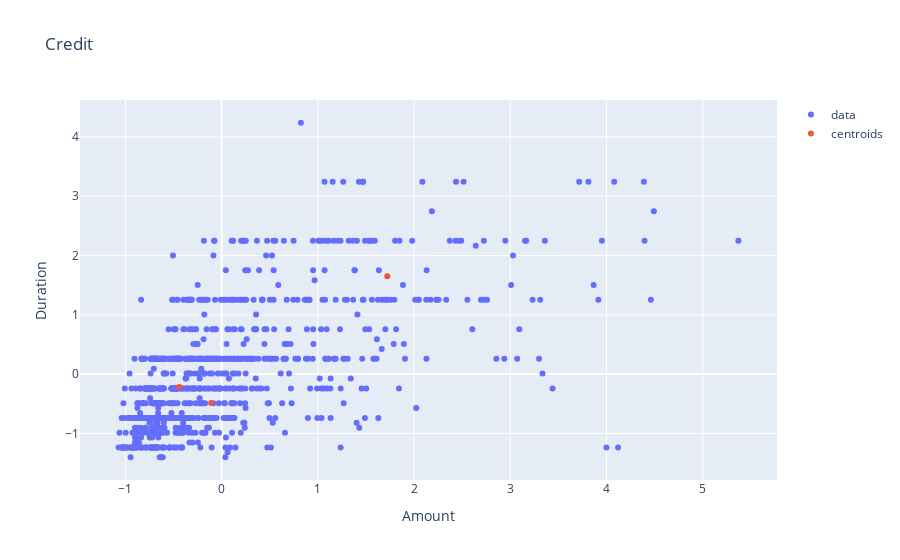

The code cell stored with this chart in its notebook:
### Code cell
import plotly.graph_objects as go

fig = go.Figure()

fig.add_trace(go.Scatter(
    x=X['_amount'], 
    y=X['_duration'],
    mode='markers',
    name='data'
))

fig.add_trace(go.Scatter(
    x=centroids['_amount'], 
    y=centroids['_duration'],
    mode='markers',
    name='centroids'
))

fig.update_layout(
    title="Credit",
    xaxis_title="Amount",
    yaxis_title="Duration"
)
#fig.update_layout(yaxis_range=[0,40])
fig.show()

### Figure 1 — Plotly figure (JSON) as saved in the notebook; plotly's stock layout.template omitted (floating-point values rounded to 4 significant figures; data arrays with more than 128 entries replaced by an {"elided": "..."} marker saying what was removed)
{"data": [{"mode": "markers", "name": "data", "type": "scatter", "x": {"elided": "1000 float values"}, "y": {"elided": "1000 float values"}}, {"mode": "markers", "name": "centroids", "type": "scatter", "x": [-0.1091, -0.4395, 1.722], "y": [-0.4895, -0.2181, 1.649]}], "layout": {"title": {"text": "Credit"}, "xaxis": {"title": {"text": "Amount"}}, "yaxis": {"title": {"text": "Duration"}}}}
